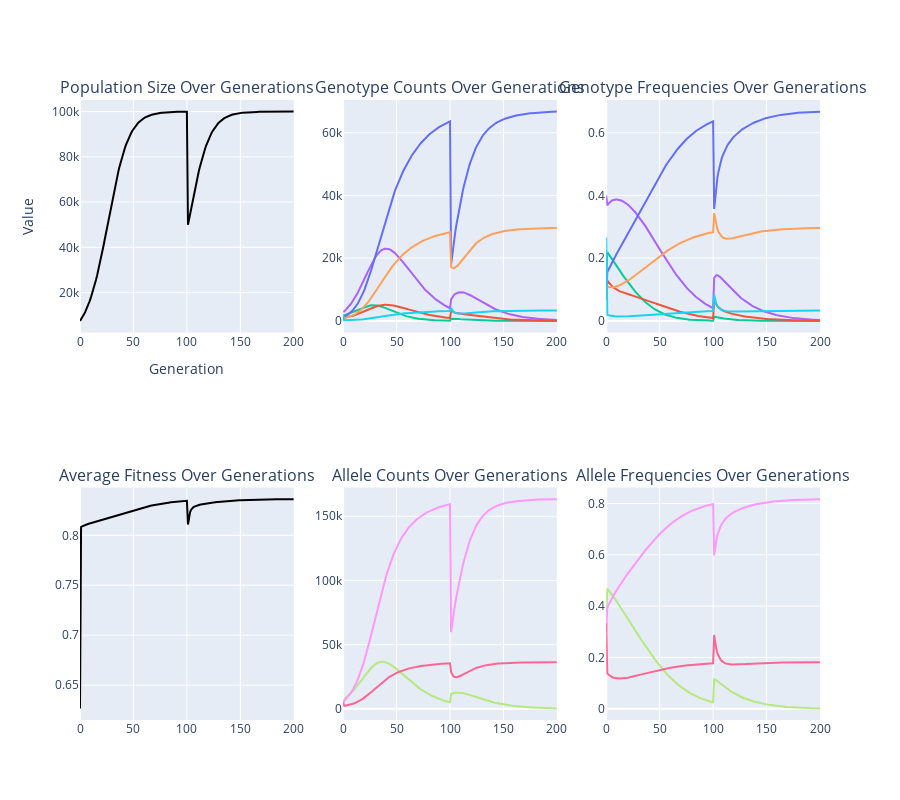

The notebook cell saved with this chart:
### Code cell
# 1 locus, 3 alleles each (Not HW equilibrium)

generations=200
growth_rate=0.1
drift=0
carrying_capacity = 100000
bottleneck_yr=100
bottleneck_pop=50000

genotype_counts = {
    (('A1', 'A1'),): 1000,
    (('A1', 'A2'),): 3000,
    (('A1', 'A3'),): 500,
    (('A2', 'A2'),): 500,
    (('A2', 'A3'),): 500,
    (('A3', 'A3'),): 2000,
}

genotype_fitness = {
    (('A1', 'A1'),): 0.8,
    (('A1', 'A2'),): 0.8,
    (('A1', 'A3'),): 0.8,
    (('A2', 'A2'),): 0.8,
    (('A2', 'A3'),): 1.0,
    (('A3', 'A3'),): 0.1,
}

mutations=None

next_genotype_frequencies(generations,
                          genotype_counts,
                          genotype_fitness,
                          growth_rate,
                          carrying_capacity,
                          drift,
                          mutations,
                          bottleneck_yr,
                          bottleneck_pop)

### Figure 1 — Plotly figure (JSON) as saved in the notebook; plotly's stock layout.template omitted (floating-point values rounded to 4 significant figures; data arrays with more than 128 entries replaced by an {"elided": "..."} marker saying what was removed)
{"data": [{"hoverinfo": "text", "line": {"color": "black"}, "mode": "lines", "name": "Population Size", "showlegend": false, "text": {"elided": "201 str values"}, "type": "scatter", "x": {"elided": "201 int values"}, "xaxis": "x", "y": {"elided": "201 float values"}, "yaxis": "y"}, {"hoverinfo": "text", "line": {"color": "#00CC96"}, "mode": "lines", "name": "A1A1", "showlegend": false, "text": {"elided": "201 str values"}, "type": "scatter", "x": {"elided": "201 int values"}, "xaxis": "x2", "y": {"elided": "201 int values"}, "yaxis": "y2"}, {"hoverinfo": "text", "line": {"color": "#AB63FA"}, "mode": "lines", "name": "A1A2", "showlegend": false, "text": {"elided": "201 str values"}, "type": "scatter", "x": {"elided": "201 int values"}, "xaxis": "x2", "y": {"elided": "201 int values"}, "yaxis": "y2"}, {"hoverinfo": "text", "line": {"color": "#EF553B"}, "mode": "lines", "name": "A1A3", "showlegend": false, "text": {"elided": "201 str values"}, "type": "scatter", "x": {"elided": "201 int values"}, "xaxis": "x2", "y": {"elided": "201 int values"}, "yaxis": "y2"}, {"hoverinfo": "text", "line": {"color": "#636EFA"}, "mode": "lines", "name": "A2A2", "showlegend": false, "text": {"elided": "201 str values"}, "type": "scatter", "x": {"elided": "201 int values"}, "xaxis": "x2", "y": {"elided": "201 int values"}, "yaxis": "y2"}, {"hoverinfo": "text", "line": {"color": "#FFA15A"}, "mode": "lines", "name": "A2A3", "showlegend": false, "text": {"elided": "201 str values"}, "type": "scatter", "x": {"elided": "201 int values"}, "xaxis": "x2", "y": {"elided": "201 int values"}, "yaxis": "y2"}, {"hoverinfo": "text", "line": {"color": "#19D3F3"}, "mode": "lines", "name": "A3A3", "showlegend": false, "text": {"elided": "201 str values"}, "type": "scatter", "x": {"elided": "201 int values"}, "xaxis": "x2", "y": {"elided": "201 int values"}, "yaxis": "y2"}, {"hoverinfo": "text", "line": {"color": "#00CC96"}, "mode": "lines", "name": "A1A1", "showlegend": false, "text": {"elided": "201 str values"}, "type": "scatter", "x": {"elided": "201 int values"}, "xaxis": "x3", "y": {"elided": "201 float values"}, "yaxis": "y3"}, {"hoverinfo": "text", "line": {"color": "#AB63FA"}, "mode": "lines", "name": "A1A2", "showlegend": false, "text": {"elided": "201 str values"}, "type": "scatter", "x": {"elided": "201 int values"}, "xaxis": "x3", "y": {"elided": "201 float values"}, "yaxis": "y3"}, {"hoverinfo": "text", "line": {"color": "#EF553B"}, "mode": "lines", "name": "A1A3", "showlegend": false, "text": {"elided": "201 str values"}, "type": "scatter", "x": {"elided": "201 int values"}, "xaxis": "x3", "y": {"elided": "201 float values"}, "yaxis": "y3"}, {"hoverinfo": "text", "line": {"color": "#636EFA"}, "mode": "lines", "name": "A2A2", "showlegend": false, "text": {"elided": "201 str values"}, "type": "scatter", "x": {"elided": "201 int values"}, "xaxis": "x3", "y": {"elided": "201 float values"}, "yaxis": "y3"}, {"hoverinfo": "text", "line": {"color": "#FFA15A"}, "mode": "lines", "name": "A2A3", "showlegend": false, "text": {"elided": "201 str values"}, "type": "scatter", "x": {"elided": "201 int values"}, "xaxis": "x3", "y": {"elided": "201 float values"}, "yaxis": "y3"}, {"hoverinfo": "text", "line": {"color": "#19D3F3"}, "mode": "lines", "name": "A3A3", "showlegend": false, "text": {"elided": "201 str values"}, "type": "scatter", "x": {"elided": "201 int values"}, "xaxis": "x3", "y": {"elided": "201 float values"}, "yaxis": "y3"}, {"hoverinfo": "text", "line": {"color": "black"}, "mode": "lines", "name": "Average Fitness", "showlegend": false, "text": {"elided": "201 str values"}, "type": "scatter", "x": {"elided": "201 int values"}, "xaxis": "x4", "y": {"elided": "201 float values"}, "yaxis": "y4"}, {"hoverinfo": "text", "line": {"color": "#B6E880"}, "mode": "lines", "name": "A1", "showlegend": false, "text": {"elided": "201 str values"}, "type": "scatter", "x": {"elided": "201 int values"}, "xaxis": "x5", "y": {"elided": "201 int values"}, "yaxis": "y5"}, {"hoverinfo": "text", "line": {"color": "#FF97FF"}, "mode": "lines", "name": "A2", "showlegend": false, "text": {"elided": "201 str values"}, "type": "scatter", "x": {"elided": "201 int values"}, "xaxis": "x5", "y": {"elided": "201 int values"}, "yaxis": "y5"}, {"hoverinfo": "text", "line": {"color": "#FF6692"}, "mode": "lines", "name": "A3", "showlegend": false, "text": {"elided": "201 str values"}, "type": "scatter", "x": {"elided": "201 int values"}, "xaxis": "x5", "y": {"elided": "201 int values"}, "yaxis": "y5"}, {"hoverinfo": "text", "line": {"color": "#B6E880"}, "mode": "lines", "name": "A1", "showlegend": false, "text": {"elided": "201 str values"}, "type": "scatter", "x": {"elided": "201 int values"}, "xaxis": "x6", "y": {"elided": "201 float values"}, "yaxis": "y6"}, {"hoverinfo": "text", "line": {"color": "#FF97FF"}, "mode": "lines", "name": "A2", "showlegend": false, "text": {"elided": "201 str values"}, "type": "scatter", "x": {"elided": "201 int values"}, "xaxis": "x6", "y": {"elided": "201 float values"}, "yaxis": "y6"}, {"hoverinfo": "text", "line": {"color": "#FF6692"}, "mode": "lines", "name": "A3", "showlegend": false, "text": {"elided": "201 str values"}, "type": "scatter", "x": {"elided": "201 int values"}, "xaxis": "x6", "y": {"elided": "201 float values"}, "yaxis": "y6"}], "layout": {"annotations": [{"font": {"size": 16}, "showarrow": false, "text": "Population Size Over Generations", "x": 0.1444, "xanchor": "center", "xref": "paper", "y": 1, "yanchor": "bottom", "yref": "paper"}, {"font": {"size": 16}, "showarrow": false, "text": "Genotype Counts Over Generations", "x": 0.5, "xanchor": "center", "xref": "paper", "y": 1, "yanchor": "bottom", "yref": "paper"}, {"font": {"size": 16}, "showarrow": false, "text": "Genotype Frequencies Over Generations", "x": 0.8556, "xanchor": "center", "xref": "paper", "y": 1, "yanchor": "bottom", "yref": "paper"}, {"font": {"size": 16}, "showarrow": false, "text": "Average Fitness Over Generations", "x": 0.1444, "xanchor": "center", "xref": "paper", "y": 0.375, "yanchor": "bottom", "yref": "paper"}, {"font": {"size": 16}, "showarrow": false, "text": "Allele Counts Over Generations", "x": 0.5, "xanchor": "center", "xref": "paper", "y": 0.375, "yanchor": "bottom", "yref": "paper"}, {"font": {"size": 16}, "showarrow": false, "text": "Allele Frequencies Over Generations", "x": 0.8556, "xanchor": "center", "xref": "paper", "y": 0.375, "yanchor": "bottom", "yref": "paper"}], "height": 800, "hovermode": "closest", "xaxis": {"anchor": "y", "domain": [0, 0.2889], "title": {"text": "Generation"}}, "xaxis2": {"anchor": "y2", "domain": [0.3556, 0.6444]}, "xaxis3": {"anchor": "y3", "domain": [0.7111, 1]}, "xaxis4": {"anchor": "y4", "domain": [0, 0.2889]}, "xaxis5": {"anchor": "y5", "domain": [0.3556, 0.6444]}, "xaxis6": {"anchor": "y6", "domain": [0.7111, 1]}, "yaxis": {"anchor": "x", "domain": [0.625, 1], "title": {"text": "Value"}}, "yaxis2": {"anchor": "x2", "domain": [0.625, 1]}, "yaxis3": {"anchor": "x3", "domain": [0.625, 1]}, "yaxis4": {"anchor": "x4", "domain": [0, 0.375]}, "yaxis5": {"anchor": "x5", "domain": [0, 0.375]}, "yaxis6": {"anchor": "x6", "domain": [0, 0.375]}}}
